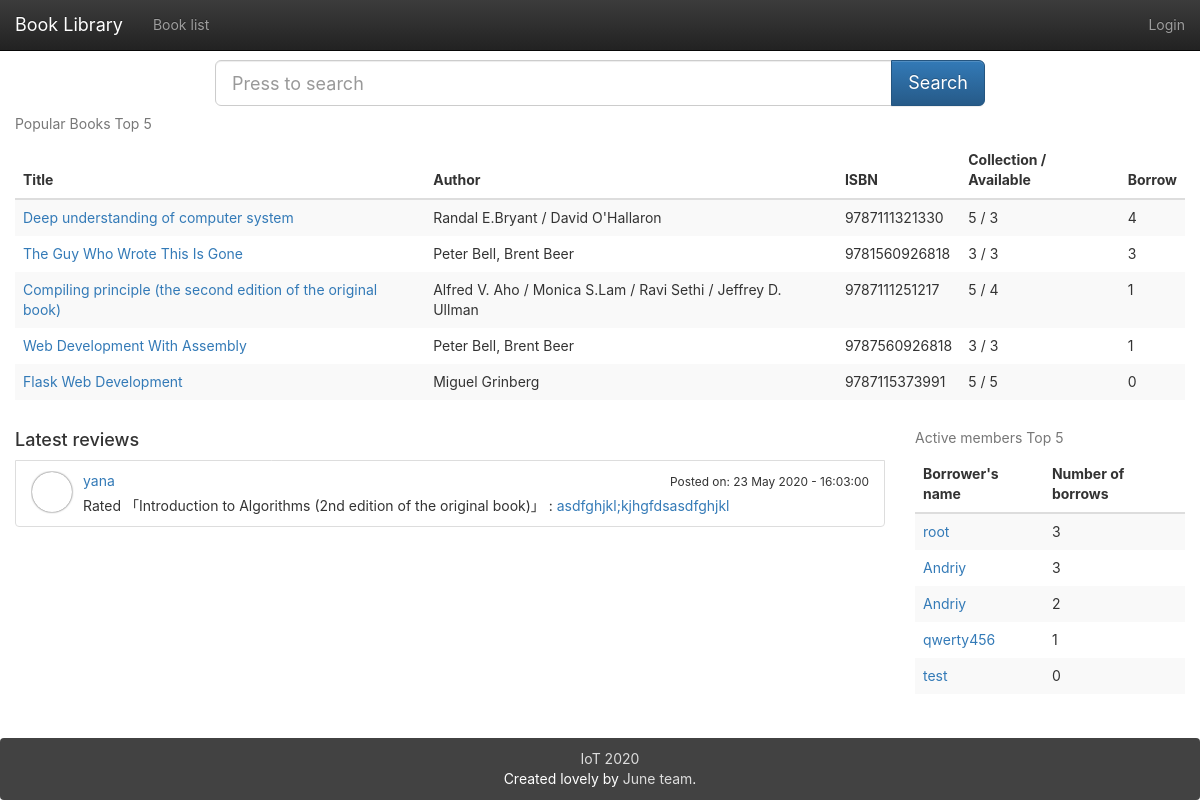
The page / on the database its author committed.
### app/models.py (models this page shows, shortened)
class Book(db.Model):
    __tablename__ = 'books'
    id = db.Column(db.Integer, primary_key=True)
    isbn = db.Column(db.String(16), unique=True)
    title = db.Column(db.String(128))
    origin_title = db.Column(db.String(128))
    subtitle = db.Column(db.String(128))
    author = db.Column(db.String(128))
    translator = db.Column(db.String(64))
    publisher = db.Column(db.String(64))
    image = db.Column(db.String(128))
    pubdate = db.Column(db.String(32))
    pages = db.Column(db.Integer)
    price = db.Column(db.String(16))
    binding = db.Column(db.String(16))
    numbers = db.Column(db.Integer, default=5)
    summary = db.deferred(db.Column(db.Text, default=""))
    summary_html = db.deferred(db.Column(db.Text))
    catalog = db.deferred(db.Column(db.Text, default=""))
    catalog_html = db.deferred(db.Column(db.Text))
    hidden = db.Column(db.Boolean, default=0)
    logs = db.relationship('Log',
                           backref=db.backref('book', lazy='joined'),
                           lazy='dynamic',
                           cascade='all, delete-orphan')
    comments = db.relationship('Comment', backref='book',
                               lazy='dynamic',
                               cascade='all, delete-orphan')
    @property
    def tags_string(self):
        return ",".join([tag.name for tag in self.tags.all()])
    def can_borrow_number(self):
        return self.numbers - Log.query.filter_by(book_id=self.id, returned=0).count()

class Comment(db.Model):
    __tablename__ = 'comments'
    id = db.Column(db.Integer, primary_key=True)
    user_id = db.Column(db.Integer, db.ForeignKey('users.id'))
    book_id = db.Column(db.Integer, db.ForeignKey('books.id'))
    comment = db.Column(db.String(1024))
    create_timestamp = db.Column(db.DateTime, default=datetime.now())
    edit_timestamp = db.Column(db.DateTime, default=datetime.now())
    deleted = db.Column(db.Boolean, default=0)

class User(UserMixin, db.Model):
    __tablename__ = 'users'
    id = db.Column(db.Integer, primary_key=True)
    email = db.Column(db.String(64), unique=True)
    name = db.Column(db.String(64))
    password_hash = db.deferred(db.Column(db.String(128)))
    major = db.Column(db.String(128))
    role_id = db.Column(db.Integer, db.ForeignKey('roles.id'))
    headline = db.Column(db.String(32), nullable=True)
    about_me = db.deferred(db.Column(db.Text, nullable=True))
    about_me_html = db.deferred(db.Column(db.Text, nullable=True))
    avatar = db.Column(db.String(128))
    member_since = db.Column(db.DateTime(), default=datetime.utcnow)
    balance = db.Column(db.Integer())
    @property
    def password(self):
        raise AttributeError('password is not readable attribute')
    logs = db.relationship('Log',
                           backref=db.backref('user', lazy='joined'),
                           lazy='dynamic',
                           cascade='all, delete-orphan')
    comments = db.relationship('Comment',
                               backref=db.backref('user', lazy='joined'),
                               lazy='dynamic',
                               cascade='all, delete-orphan')
    def avatar_url(self, _external=False):
        if self.avatar:
            avatar_json = json.loads(self.avatar)
            if avatar_json['use_out_url']:
                return avatar_json['url']
            else:
                return url_for('_uploads.uploaded_file', setname=avatars.name, filename=avatar_json['url'],
                               _external=_external)
        else:
            return url_for('static', filename='img/avatar.png', _external=_external)

### app/main/index/views.py (the view)
@main.route('/')
def index():
    search_form = SearchForm()
    the_books = Book.query
    if not current_user.can(Permission.UPDATE_BOOK_INFORMATION):
        the_books = the_books.filter_by(hidden=0)
    popular_books = the_books.outerjoin(Log).group_by(Book.id).order_by(db.func.count(Log.id).desc()).limit(5)
    popular_users = User.query.outerjoin(Log).group_by(User.id).order_by(db.func.count(Log.id).desc()).limit(5)
    recently_comments = Comment.query.filter_by(deleted=0).order_by(Comment.edit_timestamp.desc()).limit(5)
    return render_template("index.html", books=popular_books, users=popular_users, recently_comments=recently_comments,
                           search_form=search_form)

### app/main/book/forms.py
class SearchForm(FlaskForm):
    search = StringField(validators=[DataRequired()])
    submit = SubmitField(u"Search")

### app/main/index/views.py (called while the page is built)
@main.app_context_processor
def inject_permissions():
    return dict(Permission=Permission)

### app/models.py (called while the page is built)
    def can(self, permissions):
        return False

### app/main/index/templates/index.html (shortened to what this page needs)
{% extends "base.html" %}
{% block mycontent %}
    <div class="row animated fadeInDown">
        <div class="col-sm-8 col-sm-offset-2">
            <form class="form form-horizontal" method="get" action="{{ url_for('book.index') }}">
                <div class="input-group  input-group-lg">
                    {{ search_form.search(placeholder="Press to search",class_="form-control") }}
                <span class="input-group-btn">
                    <input class="btn btn-primary" id="submit" name="submit" type="submit" value="Search">
                </span>
                </div>
            </form>
        </div>
    </div>
    <table class="table table-striped table-hover animated fadeInDown">
        <caption>Popular Books Top 5</caption>
        <thead class="hidden-xs">
        <tr>
            <th>Title</th>
            <th>Author</th>
            <th>ISBN</th>
            <th>Collection / Available</th>
            <th>Borrow</th>
        </tr>
        </thead>
        <tbody>
        {% for book in books %}
            <tr class="animated fadeInLeft delay-{{ loop.index0 }}">
                <td><a href="{{ url_for('book.detail',book_id=book.id) }}">{{ book.title }}</a>
                    <p class="visible-xs-block">{{ "Collection/Available: "~ book.numbers }} / {{ book.can_borrow_number() }}</p></td>
                <td class="hidden-xs">{{ book.author }}</td>
                <td class="hidden-xs">{{ book.isbn }}</td>
                <td class="hidden-xs">{{ book.numbers }} / {{ book.can_borrow_number() }}</td>
                <td class="hidden-xs">{{ book.logs.count() }}</td>
            </tr>
        {% endfor %}
        </tbody>
    </table>
    <div class="row animated fadeInUp delay">
        <div class="col-md-9">
            <h4>Latest reviews</h4>
            {% for comment in recently_comments %}
                <li class="list-group-item clearfix animated fadeInLeft delay-{{ loop.index0 }}">
                    <div class="media">
                        {% if comment.user.avatar_url() %}
                            <div class="media-left">
                                <a href="{{ url_for('user.detail',user_id=comment.user.id) }}">
                                    <div class="media-object avatar avatar-mini"
                                         style="background-image: url({{ comment.user.avatar_url() }})"></div>
                                </a>
                            </div>
                        {% endif %}
                        <div class="media-body">
                            <p class="media-heading"><a
                                    href="{{ url_for('user.detail',user_id=comment.user.id) }}">
                                {{ comment.user.name }}</a>
                                {% if comment.create_timestamp==comment.edit_timestamp %}
                                    <span class="pull-right">
                                        <small>
                                            Posted on: {{ comment.create_timestamp.strftime('%d %B %Y - %H:%M:%S') }}</small>
                                    </span>
                                {% else %}
                                    <span class="pull-right">
                                        <small>
                                            Last edit: {{ comment.edit_timestamp.strftime('%d %B %Y - %H:%M:%S') }}</small>
                                    </span>
                                {% endif %}
                            </p>
                            <span class="line-wrap">{{ "Rated 「"~comment.book.title~"」 : " }}</span>
                            <span class="line-wrap"><a class="list-group-item-text"
                                                       href="{{ url_for('book.detail',book_id=comment.book_id) }}">{{ comment.comment }}</a></span>
                        </div>
                    </div>
                </li>
            {% endfor %}
        </div>
        <div class="col-md-3 animated fadeInUp">
            <table class="table table-striped table-hover">
                <caption>Active members Top 5</caption>
                <thead>
                <tr>
                    <th>Borrower's name</th>
                    <th>Number of borrows</th>
                </tr>
                </thead>
                <tbody>
                {% for user in users %}
                    <tr class="animated fadeInLeft delay-{{ loop.index0 }}">
                        <td><a href="{{ url_for('user.detail',user_id=user.id) }}">{{ user.name }}</a></td>
                        <td>{{ user.logs.count() }}</td>
                    </tr>
                {% endfor %}
                </tbody>
            </table>
        </div>
    </div>
{% endblock %}

### app/static/css/main.css (style rules this page uses)
html, body { height: 100%; width: 100%; margin: 0; padding: 0; }
.Site { display: -webkit-box; display: -moz-box; display: -ms-flexbox; display: -webkit-flex; display: flex; flex-direction: column; }
.line-wrap { display: inline-block; }
html, body, main { font-family: -apple-system, "Helvetica Neue", Helvetica, Arial, sans-serif; }
.avatar { background-position: center; box-shadow: 0 0 8px rgba(0, 0, 0, .8); -webkit-box-shadow: 0 0 8px rgba(0, 0, 0, .8); -moz-box-shadow: 0 0 8px rgba(0, 0, 0, .8); background-size: cover; transition: transform .5s ease-in-out; }
.avatar-mini { width: 40px; height: 40px; border-radius: 25px; -webkit-border-radius: 25px; -moz-border-radius: 25px; margin: 1px; box-shadow: 0 0 2px rgba(0, 0, 0, .8); -webkit-box-shadow: 0 0 2px rgba(0, 0, 0, .8); -moz-box-shadow: 0 0 2px rgba(0, 0, 0, .8); }
.animated { -webkit-animation-fill-mode: both; -moz-animation-fill-mode: both; -ms-animation-fill-mode: both; -o-animation-fill-mode: both; animation-fill-mode: both; -webkit-animation-duration: 1s; -moz-animation-duration: 1s; -ms-animation-duration: 1s; -o-animation-duration: 1s; animation-duration: 1s; }
.delay-0 { -webkit-animation-delay: .05s; -moz-animation-delay: .05s; -o-animation-delay: .05s; animation-delay: .05s; }
.delay-1 { -webkit-animation-delay: .10s; -moz-animation-delay: .10s; -o-animation-delay: .10s; animation-delay: .10s; }
.delay-2 { -webkit-animation-delay: .15s; -moz-animation-delay: .15s; -o-animation-delay: .15s; animation-delay: .15s; }
.delay-3 { -webkit-animation-delay: .20s; -moz-animation-delay: .20s; -o-animation-delay: .20s; animation-delay: .20s; }
.delay-4 { -webkit-animation-delay: .25s; -moz-animation-delay: .25s; -o-animation-delay: .25s; animation-delay: .25s; }
.fadeInUp { -webkit-animation-name: fadeInUp; -moz-animation-name: fadeInUp; -o-animation-name: fadeInUp; animation-name: fadeInUp; }
.fadeInDown { -webkit-animation-name: fadeInDown; -moz-animation-name: fadeInDown; -o-animation-name: fadeInDown; animation-name: fadeInDown; }
.fadeInLeft { -webkit-animation-name: fadeInLeft; -moz-animation-name: fadeInLeft; -o-animation-name: fadeInLeft; animation-name: fadeInLeft; }
.table.table-striped { border: none; }
.table.table-striped td { border: none; }

### rows shown on the page
Book: title "Deep understanding of computer system", author "Randal E.Bryant / David O'Hallaron", isbn "9787111321330", numbers "5", can_borrow_number "3", logs.count "4"
Book: title "The Guy Who Wrote This Is Gone", author "Peter Bell, Brent Beer", isbn "9781560926818", numbers "3", can_borrow_number "3", logs.count "3"
Book: title "Compiling principle (the second edition of the original book)", author "Alfred V. Aho / Monica S.Lam / Ravi Sethi / Jeffrey D. Ullman", isbn "9787111251217", numbers "5", can_borrow_number "4", logs.count "1"
Book: title "Web Development With Assembly", author "Peter Bell, Brent Beer", isbn "9787560926818", numbers "3", can_borrow_number "3", logs.count "1"
Book: title "Flask Web Development", author "Miguel Grinberg", isbn "9787115373991", numbers "5", can_borrow_number "5", logs.count "0"
Comment: user.name "yana", create_timestamp "23 May 2020 - 16:03:00", comment "asdfghjkl;kjhgfdsasdfghjkl"
Book: title "Rated 「Introduction to Algorithms (2nd edition of the original book)」 :"
User: name "root", logs.count "3"
User: name "Andriy", logs.count "3"
User: name "Andriy", logs.count "2"
User: name "qwerty456", logs.count "1"
User: name "test", logs.count "0"
